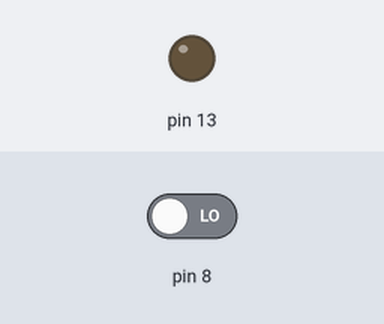
Bench run of a sketch on a simulated Arduino Uno, built with avr-gcc and run on an emulated ATmega328P. On the bench: output pins drawn as LEDs (lit = HIGH). The test bench sets the inputs (shaded band); at power-on: pin 8 LOW.

Above: at 1.2 s.
1.3 s: pin 8 driven HIGH
At 2.5 s:
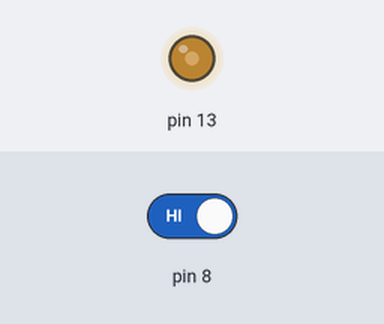
Timing chart, 0 to 4.3 s (numbered marks = the images above; inputs shaded):
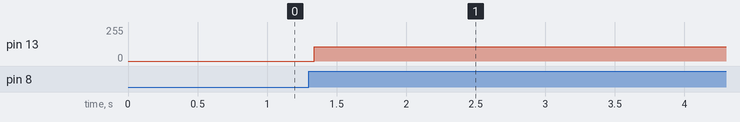

The sketch:

door_bell_codes.ino
```cpp
void setup()
{
  pinMode(13, OUTPUT);
  pinMode(8, INPUT);
}

void loop()
{ digitalWrite(13, LOW);
if(digitalRead(8)==HIGH)
{
  digitalWrite(13, HIGH);}
}
```

Measured:
- after the input at 1.3 s, pin 13: 0/255 → 106/255 at once
